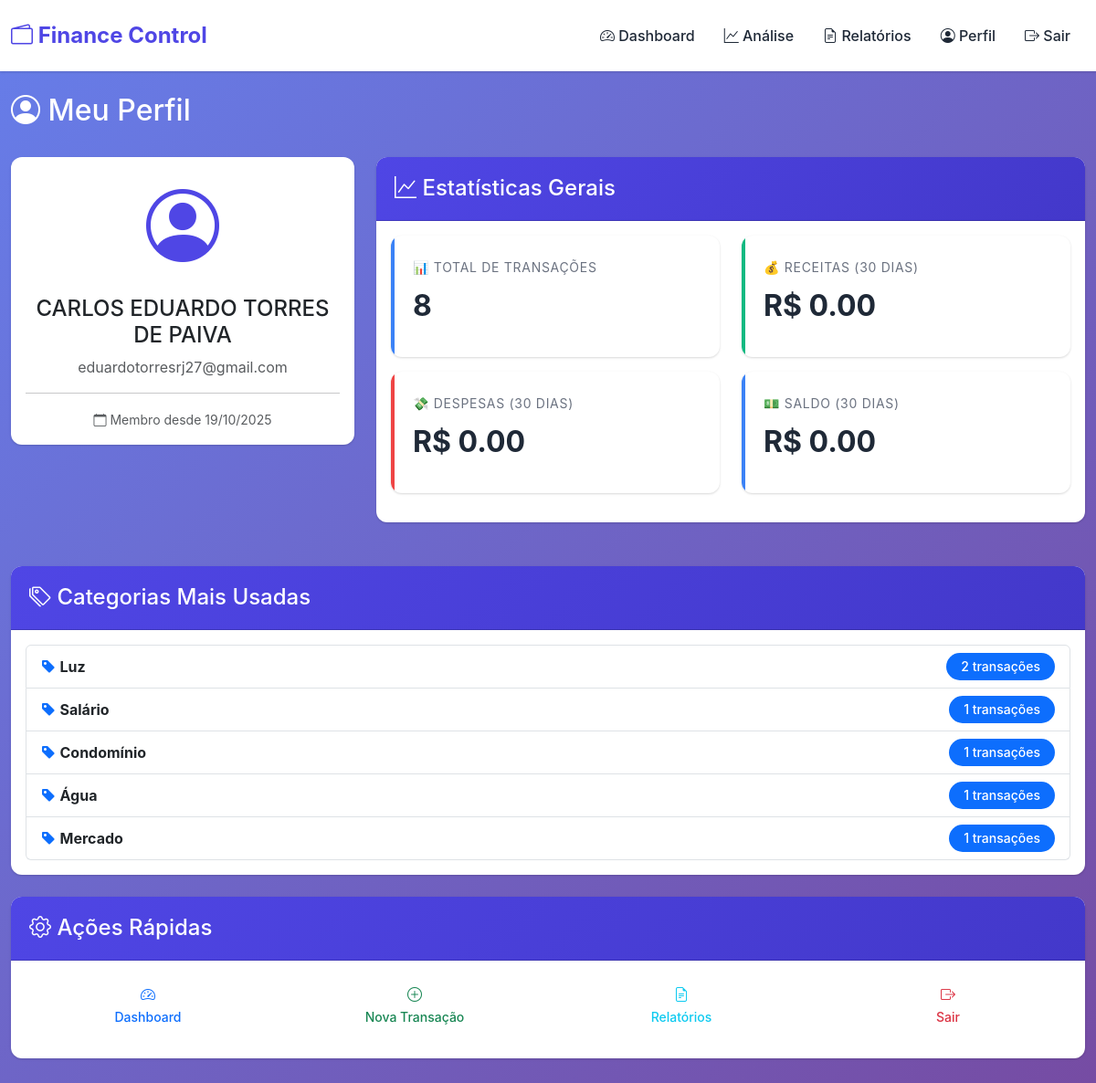
The app's page /profile (signed in) with its own data.
### app/models.py (models this page shows, shortened)
class User(UserMixin, db.Model):
    id = db.Column(db.Integer, primary_key=True)
    email = db.Column(db.String(120), unique=True, nullable=False)
    password_hash = db.Column(db.String(128), nullable=False)
    name = db.Column(db.String(64))
    created_at = db.Column(db.DateTime, default=datetime.utcnow)
    transactions = db.relationship('Transaction', backref='owner', lazy='dynamic')

class Transaction(db.Model):
    id = db.Column(db.Integer, primary_key=True)
    user_id = db.Column(db.Integer, db.ForeignKey('user.id'))
    type = db.Column(db.String(10))
    category = db.Column(db.String(64))
    amount = db.Column(db.Float, nullable=False)
    date = db.Column(db.Date, nullable=False)
    description = db.Column(db.String(200))
    payment_method = db.Column(db.String(50))  # 'dinheiro', 'cartao_alimentacao', 'cartao_credito', 'debito', 'pix'
    created_at = db.Column(db.DateTime, default=datetime.utcnow)

### app/main/routes.py (the view)
@bp.route('/profile')
@login_required
def profile():
    from datetime import timedelta
    from collections import Counter
    total_transactions = current_user.transactions.count()
    thirty_days_ago = date.today() - timedelta(days=30)
    recent_txs = current_user.transactions.filter(Transaction.date >= thirty_days_ago).all()
    total_income_30d = sum(t.amount for t in recent_txs if t.type == 'income')
    total_expense_30d = sum(t.amount for t in recent_txs if t.type == 'expense')
    categories = Counter([t.category for t in current_user.transactions.all()])
    top_categories = categories.most_common(5)
    return render_template('profile.html',
                           user=current_user,
                           total_transactions=total_transactions,
                           total_income_30d=total_income_30d,
                           total_expense_30d=total_expense_30d,
                           top_categories=top_categories)

### app/models.py (called while the page is built)
@login.user_loader
def load_user(id):
    return User.query.get(int(id))

### app/main/templates/main/profile.html (shortened to what this page needs)
{% extends 'base.html' %}
{% block content %}
<div class="d-flex justify-content-between align-items-center mb-4">
  <h2 class="text-white"><i class="bi bi-person-circle"></i> Meu Perfil</h2>
</div>
<div class="row">
  <div class="col-md-4 mb-4">
    <div class="card fade-in">
      <div class="card-body text-center">
        <div class="mb-3">
          <i class="bi bi-person-circle" style="font-size: 5rem; color: var(--primary-color);"></i>
        </div>
        <h4>{{ user.name or 'Usuário' }}</h4>
        <p class="text-muted">{{ user.email }}</p>
        <hr>
        <p class="text-muted mb-0">
          <small><i class="bi bi-calendar"></i> Membro desde {{ user.created_at.strftime('%d/%m/%Y') }}</small>
        </p>
      </div>
    </div>
  </div>
  <div class="col-md-8 mb-4">
    <div class="card fade-in">
      <div class="card-header">
        <h4 class="mb-0"><i class="bi bi-graph-up"></i> Estatísticas Gerais</h4>
      </div>
      <div class="card-body">
        <div class="row">
          <div class="col-md-6 mb-3">
            <div class="stat-card info">
              <div class="stat-label">📊 Total de Transações</div>
              <div class="stat-value">{{ total_transactions }}</div>
            </div>
          </div>
          <div class="col-md-6 mb-3">
            <div class="stat-card success">
              <div class="stat-label">💰 Receitas (30 dias)</div>
              <div class="stat-value">R$ {{ "{:,.2f}".format(total_income_30d) }}</div>
            </div>
          </div>
          <div class="col-md-6 mb-3">
            <div class="stat-card danger">
              <div class="stat-label">💸 Despesas (30 dias)</div>
              <div class="stat-value">R$ {{ "{:,.2f}".format(total_expense_30d) }}</div>
            </div>
          </div>
          <div class="col-md-6 mb-3">
            <div class="stat-card {% if (total_income_30d - total_expense_30d) >= 0 %}info{% else %}warning{% endif %}">
              <div class="stat-label">💵 Saldo (30 dias)</div>
              <div class="stat-value">R$ {{ "{:,.2f}".format(total_income_30d - total_expense_30d) }}</div>
            </div>
          </div>
        </div>
      </div>
    </div>
  </div>
</div>
<div class="card fade-in">
  <div class="card-header">
    <h4 class="mb-0"><i class="bi bi-tags"></i> Categorias Mais Usadas</h4>
  </div>
  <div class="card-body">
    {% if top_categories %}
    <div class="list-group">
      {% for category, count in top_categories %}
      <div class="list-group-item d-flex justify-content-between align-items-center">
        <div>
          <i class="bi bi-tag-fill text-primary"></i>
          <strong>{{ category }}</strong>
        </div>
        <span class="badge bg-primary rounded-pill">{{ count }} transações</span>
      </div>
      {% endfor %}
    </div>
    {% endif %}
  </div>
</div>
<div class="card fade-in mt-4">
  <div class="card-header">
    <h4 class="mb-0"><i class="bi bi-gear"></i> Ações Rápidas</h4>
  </div>
  <div class="card-body">
    <div class="row">
      <div class="col-md-3 mb-2">
        <a href="/dashboard" class="btn btn-outline-primary w-100">
          <i class="bi bi-speedometer2"></i><br>
          <small>Dashboard</small>
        </a>
      </div>
      <div class="col-md-3 mb-2">
        <a href="/transaction/add" class="btn btn-outline-success w-100">
          <i class="bi bi-plus-circle"></i><br>
          <small>Nova Transação</small>
        </a>
      </div>
      <div class="col-md-3 mb-2">
        <a href="/reports" class="btn btn-outline-info w-100">
          <i class="bi bi-file-earmark-text"></i><br>
          <small>Relatórios</small>
        </a>
      </div>
      <div class="col-md-3 mb-2">
        <a href="/auth/logout" class="btn btn-outline-danger w-100">
          <i class="bi bi-box-arrow-right"></i><br>
          <small>Sair</small>
        </a>
      </div>
    </div>
  </div>
</div>
{% endblock %}

### app/static/css/custom.css (style rules this page uses)
:root { --primary-color: #4f46e5; --primary-dark: #4338ca; --success-color: #10b981; --danger-color: #ef4444; --warning-color: #f59e0b; --info-color: #3b82f6; --dark-color: #1f2937; --light-color: #f3f4f6; --border-radius: 12px; --shadow: 0 1px 3px 0 rgba(0, 0, 0, 0.1), 0 1px 2px 0 rgba(0, 0, 0, 0.06); --shadow-lg: 0 10px 15px -3px rgba(0, 0, 0, 0.1), 0 4px 6px -2px rgba(0, 0, 0, 0.05); }
* { margin: 0; padding: 0; box-sizing: border-box; }
body { font-family: 'Inter', -apple-system, BlinkMacSystemFont, 'Segoe UI', Roboto, sans-serif; background: linear-gradient(135deg, #667eea 0%, #764ba2 100%); min-height: 100vh; padding-bottom: 40px; color: var(--dark-color); }
.card { border: none; border-radius: var(--border-radius); box-shadow: var(--shadow); transition: all 0.3s ease; background: white; margin-bottom: 1.5rem; }
.card-header { background: linear-gradient(135deg, var(--primary-color), var(--primary-dark)); color: white; border-radius: var(--border-radius) var(--border-radius) 0 0 !important; padding: 1.25rem; font-weight: 600; }
.btn { border-radius: 8px; padding: 0.6rem 1.5rem; font-weight: 500; transition: all 0.3s ease; border: none; }
.stat-card { background: white; border-radius: var(--border-radius); padding: 1.5rem; box-shadow: var(--shadow); transition: all 0.3s ease; position: relative; overflow: hidden; }
.stat-card::before { content: ''; position: absolute; top: 0; left: 0; width: 4px; height: 100%; background: var(--primary-color); }
.stat-card.success::before { background: var(--success-color); }
.stat-card.danger::before { background: var(--danger-color); }
.stat-card.info::before { background: var(--info-color); }
.stat-value { font-size: 2rem; font-weight: 700; color: var(--dark-color); margin: 0.5rem 0; }
.stat-label { font-size: 0.875rem; color: #6b7280; text-transform: uppercase; letter-spacing: 0.05em; }
.badge { padding: 0.5rem 1rem; border-radius: 6px; font-weight: 500; font-size: 0.875rem; }
.fade-in { animation: fadeIn 0.5s ease-out; }

### records on screen
User: name "CARLOS EDUARDO TORRES DE PAIVA", email "eduardotorresrj27@gmail.com", created_at "19/10/2025"
Transaction: category "Luz", count "2"
Transaction: category "Salário", count "1"
Transaction: category "Condomínio", user "1"
Transaction: category "Água", user "1"
Transaction: category "Mercado", user "1"

### other values on screen
{{ total_transactions }} "8"
{{ "{:,.2f}".format(total_income_30d) }} "0.00"
{{ "{:,.2f}".format(total_expense_30d) }} "0.00"
{{ "{:,.2f}".format(total_income_30d - total_expense_30d) }} "0.00"
